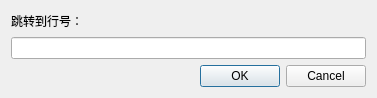
<?xml version="1.0" encoding="UTF-8"?>
<ui version="4.0">
 <class>GoToDialog</class>
 <widget class="QDialog" name="GoToDialog">
  <property name="geometry">
   <rect>
    <x>0</x>
    <y>0</y>
    <width>377</width>
    <height>98</height>
   </rect>
  </property>
  <property name="windowTitle">
   <string>跳转到指定行</string>
  </property>
  <layout class="QVBoxLayout" name="verticalLayout">
   <item>
    <widget class="QLabel" name="label">
     <property name="text">
      <string>跳转到行号：</string>
     </property>
    </widget>
   </item>
   <item>
    <widget class="QLineEdit" name="edit"/>
   </item>
   <item>
    <widget class="QDialogButtonBox" name="buttonBox">
     <property name="orientation">
      <enum>Qt::Horizontal</enum>
     </property>
     <property name="standardButtons">
      <set>QDialogButtonBox::Cancel|QDialogButtonBox::Ok</set>
     </property>
    </widget>
   </item>
  </layout>
 </widget>
 <resources/>
 <connections>
  <connection>
   <sender>buttonBox</sender>
   <signal>accepted()</signal>
   <receiver>GoToDialog</receiver>
   <slot>accept()</slot>
   <hints>
    <hint type="sourcelabel">
     <x>248</x>
     <y>254</y>
    </hint>
    <hint type="destinationlabel">
     <x>157</x>
     <y>274</y>
    </hint>
   </hints>
  </connection>
  <connection>
   <sender>buttonBox</sender>
   <signal>rejected()</signal>
   <receiver>GoToDialog</receiver>
   <slot>reject()</slot>
   <hints>
    <hint type="sourcelabel">
     <x>316</x>
     <y>260</y>
    </hint>
    <hint type="destinationlabel">
     <x>286</x>
     <y>274</y>
    </hint>
   </hints>
  </connection>
 </connections>
</ui>
